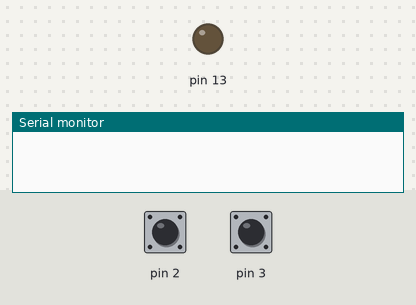
Recording of a sketch running on a simulated Arduino Uno, built with avr-gcc and run on an emulated ATmega328P. Parts: output pins drawn as LEDs (lit = HIGH), the last lines printed to the serial monitor. Inputs (shaded band) come from the test bench; at power-on: pin 3 HIGH, pin 2 HIGH.

Above: at 2.8 s.
2.9 s: pin 3 pulled LOW for 1.2 s
At 4.9 s:
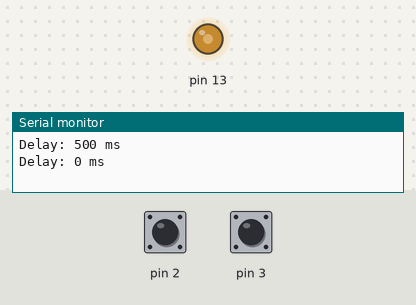
5.6 s: pin 2 pulled LOW for 1.2 s
At 7.4 s:
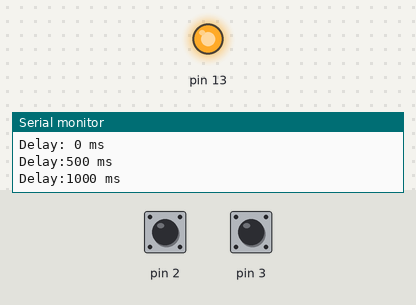
10.6 s: pin 3 pulled LOW for 3.2 s
Timing chart, 0 to 13.6 s (numbered marks = the images above; inputs shaded):
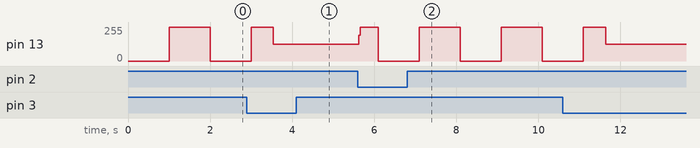

The sketch:

buttons_and_pins.ino
```cpp
unsigned long delay_curent = 1000;

void setup() {
  DDRB |= (1 << PB5);
  DDRD &= ~(1 << PD2);
  DDRD &= ~(1 << PD3);
  PORTD |= (1 << PD2) | (1 << PD3);  // pull-up activez pinii unde sunt butoanele
  Serial.begin(9600);
}

void loop() {
  // verific buton incrementare apasat
    if ((PIND & (1 << PD2)) == 0) {
      delay_curent += 500;
      Serial.print("Delay:");
      Serial.print(delay_curent);
      Serial.println(" ms");
    }


  // buton decrementare apasat
    if ((PIND & (1 << PD3)) == 0) {
      if (delay_curent > 50) {
        delay_curent -= 500;
        Serial.print("Delay: ");
        Serial.print(delay_curent);
        Serial.println(" ms");
      }
    }

  delay(delay_curent);
  PORTB ^= (1 << PB5); //pastrez starea
 //cat mentin buton apasat
  //if ((millis() - delay_anterior) >= delay_curent) {
  //  delay_anterior = millis();
   // PORTB ^= (1 << ledPin); //pastrez starea
  }
```

Measured:
- after the input at 5.6 s, pin 13: 127/255 → 195/255 at once, then repeats every 2.0 s: 0/255 1.0 s, 255/255 1.0 s
